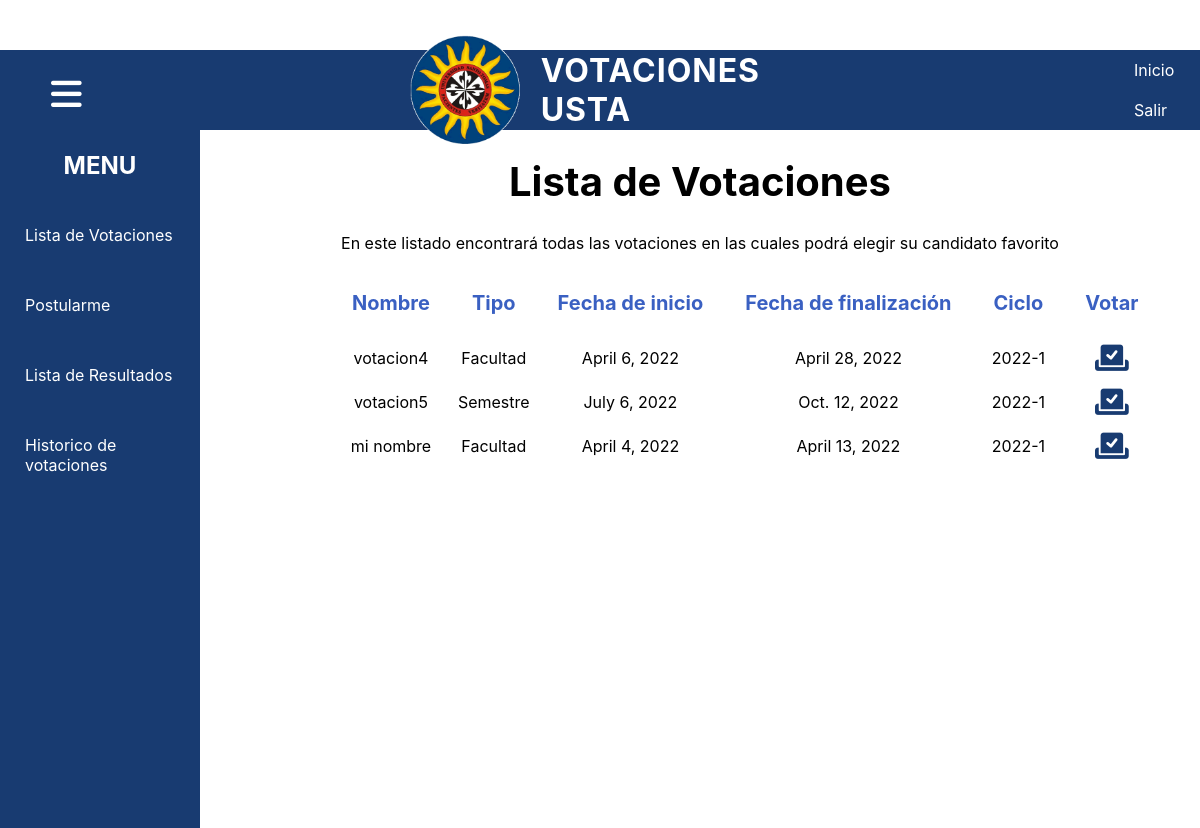
The page /listaVotacionesEstudiantes/ (signed in) on the database its author committed.
### app/models.py (models this page shows, shortened)
class Votacion (models.Model):
    nombre= models.CharField(max_length=45, null=False)
    tipo= models.ForeignKey(
        TipoVotacion,
        related_name='tipos_votaciones',
        on_delete=models.PROTECT
    )
    estado= models.ForeignKey(
        EstadoVotacion,
        related_name='estado_votaciones',
        on_delete=models.PROTECT
    )
    facultad= models.ForeignKey(
        Facultad,
        related_name='facultad_votaciones',
        null=False,
        on_delete=models.PROTECT
    )
    fechaInicio=models.DateField(auto_now=False, auto_now_add=False, null=True)
    fechaFinal=models.DateField(auto_now=False, auto_now_add=False,null=True)
    class Meta:
        app_label= 'app'

### app/views.py (the view)
# urls.py: path('listaVotacionesEstudiantes/',views.listaVotacionesEstudiantes, name='listaVotacionesEstudiantes'),
@login_required
def listaVotacionesEstudiantes(request):
        id_usuario=request.user.id
        facultad_estudiante=Estudiante.objects.get(user_id=id_usuario)
        v=Votacion.objects.filter(Q(facultad_id=facultad_estudiante.facultad_id) & Q(estado_id=2))
        contexto={
            'votaciones':v,
        }
        return render (request, 'app/listaVotacionesEstudiantes.html',contexto)

### app/templates/app/listaVotacionesEstudiantes.html (shortened to what this page needs)
{% extends "app/headerEstudiante.html" %}
{% load static %}
{% block css%}
<link rel="stylesheet" href="{% static 'app/css/listaVotaciones.css' %}" />
{% endblock%}
{% block contenido%}
        <div class="contenido">
             <h1>Lista de Votaciones</h1>
             <p>En este listado encontrará todas las votaciones en las cuales podrá elegir su candidato favorito</p>
             <div class="tabla">
                <table>
                    <tr class="TitulosTabla">
                        <td>Nombre</td>
                        <td>Tipo</td>
                        <td>Fecha de inicio</td>
                        <td>Fecha de finalización</td>
                        <td>Ciclo</td>
                        <td>Votar</td>
                    </tr>
                    {%for v  in votaciones %}
                    <tr class="ContenidoTabla">
                        <td>{{v.nombre}}</td>
                        {%if v.tipo_id is 1%}
                        <td>Semestre</td>
                        {%else%}
                        <td>Facultad</td>
                        {%endif%}
                        <td>{{v.fechaInicio}}</td>
                        <td>{{v.fechaFinal}}</td>
                        <td>2022-1</td>
                        <td>
                            <form action="{% url 'app:votarCandidatoPost' v.id %}">
                                <button class="ojo">
                                    <i class="fa-solid fa-check-to-slot"></i>
                                </button>
                            </form>
                        </td>
                    </tr>
                    {%endfor%}
                </table>
             </div>
        </div>
    </div>
{% endblock%}

### app/templates/app/headerEstudiante.html (shortened to what this page needs)
{% load static %}
<!DOCTYPE html>
<html lang="en">
<head>
    <link rel="stylesheet" href="{% static 'app/css/headerEstudiante.css' %}" />
    {% block css%}
    {% endblock%}
    <link rel="stylesheet" href="https://cdnjs.cloudflare.com/ajax/libs/font-awesome/6.0.0/css/all.min.css" />
</head>
<body>
    <div class="contenedor">
        <div class="header">
            <button><i class="fa-solid fa-bars"></i></button>
            <img src="../../static/app/img/Logotipo_USTA_Colombia.gif"  alt="logo" class="LogoUSTA"></a>
            <h1>VOTACIONES USTA</h1>
            <nav class="menu">
                <ul>
                    <li><a href="{% url 'app:menuEstudiante'%}">Inicio</a></li>
                    <li><a href="{% url 'app:salir' %}">Salir</a></li>
                </ul>
            </nav>
        </div>
        <div class="opciones">
            <nav class="menu2">
                <ul>
                    <h2>MENU</h2>
                    <li><a href="{% url 'app:listaVotacionesEstudiantes'%}">Lista de Votaciones</a></li>
                    <li><a href="{% url 'app:postularme'%}">Postularme</a></li>
                    <li><a href="{% url 'app:listaResultados'%}">Lista de Resultados</a></li>
                    <li><a href="{% url 'app:historicoVotaciones'%}">Historico de votaciones</a></li>
                </ul>
            </nav>
        </div>
        {% block contenido%}
        {% endblock %}
</body>
</html>

### app/static/app/css/headerEstudiante.css (style rules this page uses)
body { font-family: -apple-system, BlinkMacSystemFont, 'Segoe UI', Roboto, Oxygen, Ubuntu, Cantarell, 'Open Sans', 'Helvetica Neue', sans-serif, Arial, Helvetica, sans-serif; margin: 0; }
.contenedor { background-color: #ffffff; width: 100vw; height: 100vh; display: grid; grid-template: 130px auto 50px / 0.2fr 1fr; grid-template-areas: "header header" "menu2 contenido" "menu2 contenido"; }
.contenedor i { color: #ffffff; margin-left: 128px; size: 300px; }
.header { background-color: #183B71; color: #ffffff; display: flex; align-items: center; padding: 10px; grid-area: header; padding-bottom: 10px; padding-top: 10px; margin-top: 50px; }
.LogoUSTA { height: auto; width: auto; max-width: 116px; max-height: 111px; margin-left: 400px; }
.header a { text-decoration: none; color: #ffffff; }
.header h1 { margin-left: 20px; letter-spacing: 1px; word-spacing: 5px; }
.header button { background-color: #183B71; border: none; font-size: 35px; cursor: pointer; position: absolute; width: 0px; height: 190px; left: -83px; top: 0px; }
.menu ul { padding: 0; margin-left: 300px; list-style: none; }
.menu ul li { display: inline-block; }
.menu ul li a { display: block; padding: 10px; }
.menu2 { background-color: #183B71; grid-area: menu2; padding-bottom: 100px; }
.menu2 ul { left:100px; list-style: none; padding-bottom: 800px; padding-top: 1px; padding-left: 0; margin-top: 0; }
.menu2 ul li a { display: block; padding: 25px; text-decoration: none; color: #ffffff; }
.menu2 ul h2 { color: #ffffff; text-align: center; }

### app/static/app/css/listaVotaciones.css (style rules this page uses)
body { position: fixed; }
.contenido h1 { text-align: center; font-size: 40px; }
.contenido p { text-align: center; }
.contenido table { text-align: center; margin-left: 130px; margin-top: -10px; }
.TitulosTabla { text-align: center; padding: 60px; }
.TitulosTabla td { padding: 20px; padding-top: 30px; font-weight: bold; font-size: 20px; color: #3A60C2; }
.ContenidoTabla td { padding: 5px; }
.contenido td button i { color: #183B71; margin: auto; font-size: 30px; }
.contenido button { border: none; background: transparent; cursor: pointer; }
.contenido button i { color: #155282; font-size: 20px; margin: auto; }

### rows shown on the page
Votacion: nombre "votacion4", shows "Facultad", fechaInicio "April 6, 2022", fechaFinal "April 28, 2022"
Votacion: nombre "votacion5", shows "Semestre", fechaInicio "July 6, 2022", fechaFinal "Oct. 12, 2022"
Votacion: nombre "mi nombre", shows "Facultad", fechaInicio "April 4, 2022", fechaFinal "April 13, 2022"
